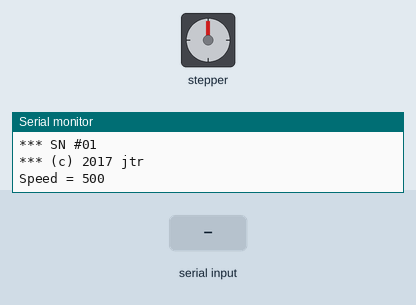
This sketch was run on a simulated Arduino Uno, built with avr-gcc and run on an emulated ATmega328P. On the bench: stepper motor, the last lines printed to the serial monitor. Wiring (inferred from the names in the program): stepper motor driver (200 steps per turn assumed): step pin 2; direction pin 3; enable pin 4. Inputs (shaded band) come from the test bench.

Above: at 1.2 s.
1.3 s: "m\n" received over Serial
At 2.6 s:
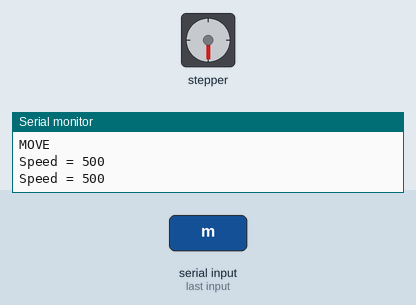
3.0 s: byte 104 ('h') received over Serial
4.5 s: byte 116 ('t') received over Serial
6.0 s: byte 45 ('-') received over Serial
At 7.4 s:
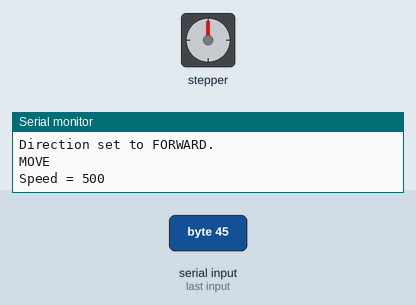
7.7 s: byte 85 ('U') received over Serial
9.2 s: byte 43 ('+') received over Serial
At 10.1 s:
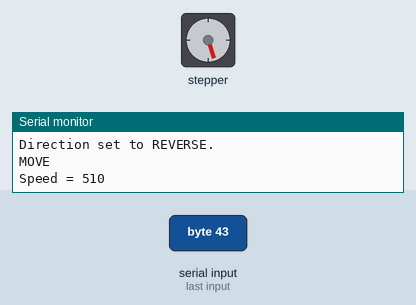
Timing chart, 0 to 11.9 s (numbered marks = the images above; inputs shaded):
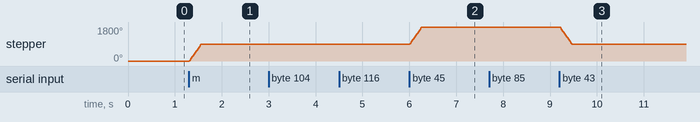

Measured:
- after the input at 1.3 s, stepper: turns 900° clockwise in 0.25 s, starting at once
- after the input at 6.0 s, stepper: turns 900° clockwise in 0.25 s, starting at once
- after the input at 9.2 s, stepper: turns 918° counter-clockwise in 0.26 s, starting at once

The sketch:

big.ino
```cpp
/*************************

MS1  MS2  Resolution
--------------------
L    L    Full Step
H    L    Half Step
L    H    Quarter Step
H    H    Eigth Step

***************************/

#define SERIALNO "01"

#define DELAY_SECOND 1000

#define FORWARD 1
#define REVERSE 0

#define PIN_STEP 2
#define PIN_DIR  3
#define PIN_EN   4

int direction = FORWARD;

#define MAXSTEPS   1000
#define MINSTEPS   1
#define BIGSTEP    10
#define SMALLSTEP  1

int steps = MAXSTEPS / 2;

void resetEDPins()
{
  digitalWrite(PIN_STEP, LOW);
  digitalWrite(PIN_DIR, LOW);
  digitalWrite(PIN_EN, HIGH);
}

void move()
{
  Serial.println("MOVE");

  digitalWrite(PIN_EN, LOW);

  for (int i = 0; i < steps; i++) {
    digitalWrite(PIN_STEP, LOW);
    digitalWrite(PIN_STEP, HIGH);
    delayMicroseconds(500);
  }

  digitalWrite(PIN_EN, HIGH);
}

void setup()
{

  Serial.begin(9600);
  Serial.println("*** Arduino");
  Serial.println("*** EasyStepper");
  Serial.print("*** SN #");
  Serial.println(SERIALNO);
  Serial.println("*** (c) 2017 jtr");
  Serial.println("");

  pinMode(PIN_STEP, OUTPUT);
  pinMode(PIN_DIR, OUTPUT);
  pinMode(PIN_EN, OUTPUT);

  resetEDPins();

  digitalWrite(PIN_DIR, HIGH);
}

void showhelp()
{
  Serial.println("u/d/U/D/m/+/-/h");
}

void incsteps(int val)
{
  steps += val;
  if (steps > MAXSTEPS) {
    steps = MAXSTEPS;
    Serial.println("Reached maximum value!");
  } else {
    Serial.println("INC by " + String(val));
  }
}

void decsteps(int val)
{
  steps -= val;
  if (steps < MINSTEPS) {
    steps = MINSTEPS;
    Serial.println("Reached minimum value!");
  } else {
    Serial.println("DEC by " + String(val));
  }
}

void toggle()
{
  if (direction == FORWARD) {
    direction = REVERSE;
    digitalWrite(PIN_DIR, LOW);
    Serial.println("Direction set to REVERSE.");
  } else {
    direction = FORWARD;
    digitalWrite(PIN_DIR, HIGH);
    Serial.println("Direction set to FORWARD.");
  }
}

void loop()
{
  int i;

  if (Serial.available()) {

    char input = Serial.read();
    if (input != -1) {

      switch (input) {

      case 'h':
        showhelp();
        break;

      case 'm':
         move();
         break;

      case 't':
         toggle();
         break;

      case '+':
        if (direction == FORWARD)
           toggle();
        move();
        break;

      case '-':
        if (direction == REVERSE)
           toggle();
        move();
        break;

      case 'U':
        incsteps(BIGSTEP);
        break;

      case 'D':
        decsteps(BIGSTEP);
        break;

      case 'u':
        incsteps(SMALLSTEP);
        break;

      case 'd':
        decsteps(SMALLSTEP);
        break;

      default:
        if (input != '\r' && input != '\n')
          Serial.println("Invalid entry!");
        break;
      }
    }
  }

  Serial.println("Speed = " + String(steps));

  for (int n = 0; n < 1000; ++n) {
    if (Serial.available())
      break;
    delay(DELAY_SECOND / 100);
  }

}
```
